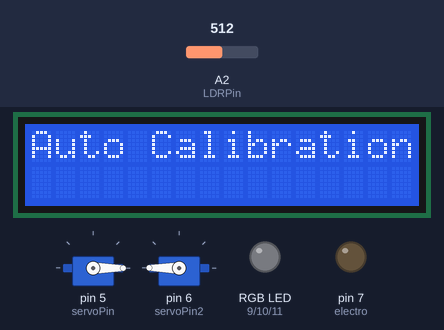
The sketch below on a simulated Arduino Uno, built with avr-gcc and run on an emulated ATmega328P. On the bench: 16×2 character LCD, 2 × servo, an RGB LED mixed from three pins (HIGH = lit), output pins drawn as LEDs (lit = HIGH). Inputs (shaded band) come from the test bench; at power-on: A2 (LDRPin) = 512. Dim RGB values are drawn brighter than linear; what the sketch prints to the serial monitor is not drawn.

Above: at 0.6 s.
At 3.8 s:
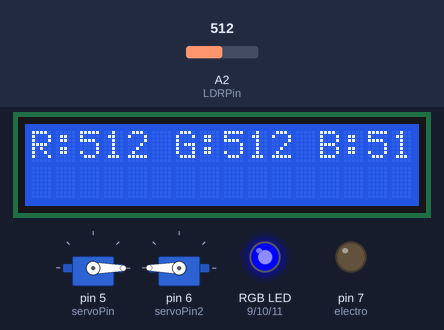
3.9 s: A2 (LDRPin) set to 716
At 6.2 s:
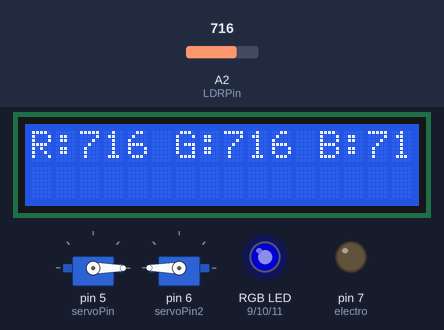
6.3 s: A2 (LDRPin) set to 511
At 8.1 s:
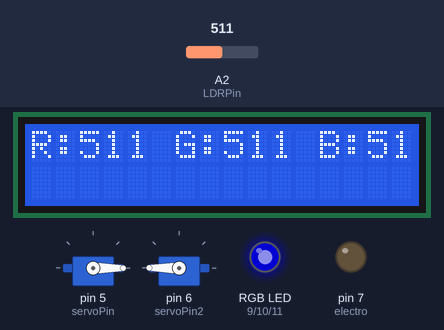
8.2 s: A2 (LDRPin) set to 900
At 18.8 s:
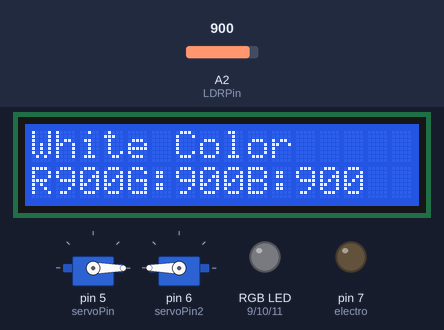
Timing chart, 0 to 19.7 s (numbered marks = the images above; inputs shaded):
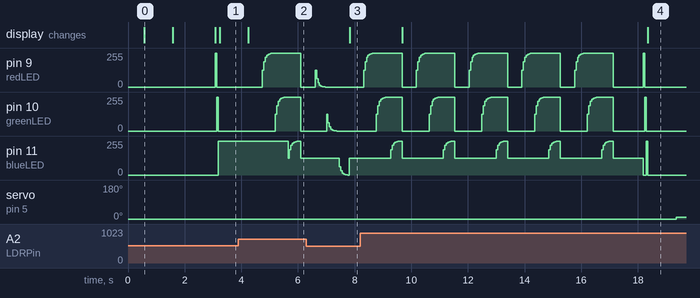

The sketch:

final_6th.ino
```cpp
#include <Servo.h>
#include <LiquidCrystal.h>

Servo servoMotor;
Servo servoMotor2;
const int redLED = 9;
const int greenLED = 10;
const int blueLED = 11;
const int LDRPin = A2;
const int IRSensor = A0;
const int electro = 7;
int servoPin = 5;
int servoPin2 = 6;

String initial_pos = "red";
String final_pos = "blue";
LiquidCrystal lcd(2, 3, 4, 8, 12, 13);
int global_cal_int;
// Function to shine specified color
void shineColor(int redIntensity, int greenIntensity, int blueIntensity)
{
  analogWrite(redLED, redIntensity);
  analogWrite(greenLED, greenIntensity);
  analogWrite(blueLED, blueIntensity);
}

// Function to read LDR value
int readLDR()
{
  analogRead(LDRPin);
  return analogRead(LDRPin);
}

// Function to rotate servo to white patch for calibration
void rotateServoToWhitePatch()
{

  servoMotor.write(0); // Adjust this angle based on white patch location
  delay(500);
  servoMotor.detach();
}


void ManualCalibrate()
{
  rotateServoToWhitePatch();
  delay(1000);

  while (true)
  {
    // Step 1: Shine red, green, and blue colors individually
    int redValue, greenValue, blueValue;

    // Shine red
    shineColor(255, 0, 0);
    delay(100);
    redValue = readLDR();
    redValue = readLDR();
    delay(100);

    // Shine green
    shineColor(0, 255, 0);
    delay(100);
    greenValue = readLDR();
    greenValue = readLDR();
    delay(100);

    // Shine blue
    shineColor(0, 0, 255);
    delay(100);
    blueValue = readLDR();
    blueValue = readLDR();
    delay(100);
    // Step 2: Print the read values to the LCD
    lcd.clear();
    lcd.print(" R");
    lcd.print(redValue);
    lcd.print(" G");
    lcd.print(greenValue);
    lcd.print(" B");
    lcd.print(blueValue);

    // Step 3: Print values to serial for debugging
    Serial.print("R: ");
    Serial.print(redValue);
    Serial.print(" G: ");
    Serial.print(greenValue);
    Serial.print(" B: ");
    Serial.println(blueValue);

    // Serial.print(" ldr: "); Serial.println( readLDR());
    //  Step 4: Wait for stop command (enter '1' in the serial monitor)
    if (Serial.available() > 0)
    {
      char command = Serial.read();
      if (command == '1')
      {
        lcd.clear();
        lcd.print("Calibration Done");
        global_cal_int = blueValue;
        lcd.clear();
        delay(50);
        lcd.print("global value:");
        lcd.setCursor(0, 1);
        lcd.print(global_cal_int);
        delay(200);
        break;
      }
    }

    delay(500);
  }
}

void displayValues(int r, int g, int b) {
  lcd.clear();
  lcd.setCursor(0, 0);
  lcd.print("R:");
  lcd.print(r);
  lcd.print(" G:");
  lcd.print(g);
  lcd.print(" B:");
  lcd.print(b);

  Serial.print("R: ");
  Serial.print(r);
  Serial.print(" G: ");
  Serial.print(g);
  Serial.print(" B: ");
  Serial.println(b);
}

void AutoCalibrate() {
  // Step 1: Position sensor over white patch
  rotateServoToWhitePatch();
  delay(1000);

  // Step 2: Read initial values at maximum LED intensity
  lcd.clear();
  lcd.print("Initial Reading...");

  // Read Red
  shineColor(255, 0, 0);
  int redValue = readLDR();
  redValue = readLDR();

delay(50);
  // Read Green
  shineColor(0, 255, 0);
  int greenValue = readLDR();
   greenValue = readLDR();
delay(50);
  // Read Blue
  shineColor(0, 0, 255);
  int blueValue = readLDR();
  blueValue = readLDR();
delay(50);
  // Display initial values
  displayValues(redValue, greenValue, blueValue);
  delay(1000);

  // Find the maximum value (minimum intensity)
  int maxValue = max(max(redValue, greenValue), blueValue);

  // Variables to store calibrated intensities
  int redIntensity = 255;
  int greenIntensity = 255;
  int blueIntensity = 255;

  lcd.clear();
  lcd.print("Calibrating...");

  // Adjust intensities using binary search
  for (int i = 0; i < 8; i++) { // 8 iterations for precision
    // Adjust red if needed
    if (redValue != maxValue) {
      redIntensity = findIntensity(redLED, maxValue);
    }

    // Adjust green if needed
    if (greenValue != maxValue) {
      greenIntensity = findIntensity(greenLED, maxValue);
    }

    // Adjust blue if needed
    if (blueValue != maxValue) {
      blueIntensity = findIntensity(blueLED, maxValue);
    }

    // Read final values
    shineColor(redIntensity, 0, 0);
    redValue = readLDR();

    shineColor(0, greenIntensity, 0);
    greenValue = readLDR();

    shineColor(0, 0, blueIntensity);
    blueValue = readLDR();

    displayValues(redValue, greenValue, blueValue);
    global_cal_int = blueValue;
    delay(500);
  }

  // Display final calibrated values
  lcd.clear();
  lcd.print("Calibrated!");
  lcd.setCursor(0, 1);
  lcd.print("R:");
  lcd.print(redIntensity);
  lcd.print(" G:");
  lcd.print(greenIntensity);
  lcd.print(" B:");
  lcd.print(blueIntensity);

  Serial.println("Calibration Complete!");
  Serial.print("Final LED intensities - R:");
  Serial.print(redIntensity);
  Serial.print(" G:");
  Serial.print(greenIntensity);
  Serial.print(" B:");
  Serial.println(blueIntensity);
   Serial.print("Final ldr - R:");
  Serial.print(redIntensity);
  Serial.print(" G:");
  Serial.print(greenIntensity);
  Serial.print(" B:");
  Serial.println(blueIntensity);
  displayValues(redValue, greenValue, blueValue);
}
int findIntensity(int ledPin, int targetValue) {
  int low = 0;
  int high = 255;
  int bestIntensity = 255;
  int bestDiff = 1023;

  while (low <= high) {
    int mid = (low + high) / 2;
    analogWrite(ledPin, mid);
    delay(50);
    int currentValue = readLDR();

    int diff = abs(currentValue - targetValue);
    if (diff < bestDiff) {
      bestDiff = diff;
      bestIntensity = mid;
    }

    if (currentValue < targetValue) {
      high = mid - 1;
    } else if (currentValue > targetValue) {
      low = mid + 1;
    } else {
      return mid;
    }
  }
  return bestIntensity;
}

void sweepMotor2(int condition)
{
  int flag = 0;
  while (flag == 0)
  {
     servoMotor2.attach(servoPin2);
    for (int pos = 180; pos >= 90; pos -= 10)
    {
      servoMotor2.write(pos);
      if (analogRead(IRSensor) < 300)
      {
        Serial.println("Object Detected");
        flag = 1;
        if (condition == 1)
        {
          digitalWrite(electro, HIGH);
          Serial.println("Object Held");
          lcd.clear();
          lcd.print("Object Held");
          delay(100);
        }
        else
        {
          digitalWrite(electro, LOW);
          Serial.println("Object Removed");

        }

        delay(2000);
        break;
      }
      delay(50);
    }
    lcd.clear();
    lcd.print("check1");
     for (int pos = servoMotor2.read(); pos <= 180; pos += 10){
       servoMotor2.write(pos);
       delay(50);
      }
      servoMotor2.detach();
   lcd.clear();
    lcd.print("check2");

   delay(1000);
  }
 // delay(2000);


  //servoMotor2.write(180);
//  delay(1000);
}

void DetectColor()
{
  SweepAndDisplayColor(initial_pos);
  sweepMotor2(1);
  Serial.println("going to final destination");

  //delay(2000);
    Serial.println("going to final destination 1");

//  servoMotor.attach(servoPin);
//  Serial.println("going to final destination 2");
//
//
//
//  servoMotor.write(0);
//    Serial.println("going to final destination 3");
 lcd.clear();
 lcd.print("check3->");
// servoMotor.attach(servoPin);
// lcd.print(servoMotor.read());
  delay(100);
 lcd.clear();
 lcd.print("check4");
 servoMotor.attach(servoPin);
for(int  k = servoMotor.read() ; k >=0 ; k-=3){
  servoMotor.write(k);
  Serial.print("this:");
    Serial.print(k);
   Serial.println();
  delay(100);
}
servoMotor.detach();
lcd.clear();
lcd.print("check5");

Serial.println("going to final destination 2");
  delay(3000);
    Serial.println("going to final destination 4");

   servoMotor.detach();
 // Serial.println("going to final destination 5");


  Serial.println("starting to go to final des");
  SweepAndDisplayColor(final_pos);
  sweepMotor2(0);
}

// Function to display color values at each servo position
void SweepAndDisplayColor(String curr_color)
{
  servoMotor.attach(servoPin);
  for (int pos = 0; pos <= 180; pos += 10)
  {

    servoMotor.write(pos);
    delay(500);

    // Read RGB values
    shineColor(255, 0, 0);
    delay(50);
    int redValue = readLDR();

    shineColor(0, 255, 0);
    delay(50);
    int greenValue = readLDR();

    shineColor(0, 0, 255);
    delay(50);
    int blueValue = readLDR();
    shineColor(0, 0, 0);
    // Display values
    lcd.clear();
    lcd.setCursor(0, 0);
    //    lcd.print("Pos: "); lcd.print(pos);
    if ((abs(redValue - blueValue) < 6 && abs(greenValue - blueValue) < 6 && abs(greenValue - redValue) < 6))
    {
      lcd.clear();
      lcd.print("White Color");
    }
    else if (redValue == min(redValue, min(blueValue, greenValue)))
    {
      lcd.clear();
      lcd.print("Red Color");
      if (curr_color == "red")
      {
        break;
      }
    }
    else if (blueValue == min(redValue, min(blueValue, greenValue)))
    {
      lcd.clear();

      lcd.print("Blue Color");
      if (curr_color == "blue")
      {
        break;
      }
    }
    else if (greenValue == min(redValue, min(blueValue, greenValue)))
    {
      lcd.clear();
      lcd.print("Green Color");
      if (curr_color == "green")
      {
        break;
      }
    }

    lcd.setCursor(0, 1);
    lcd.print("R");
    lcd.print(redValue);
    lcd.print("G:");
    lcd.print(greenValue);
    lcd.print("B:");
    lcd.print(blueValue);

    delay(1000);
  }
  servoMotor.detach();
}

void setup()
{
  pinMode(IRSensor, INPUT); // IR Sensor pin INPUT
  pinMode(electro, OUTPUT);
}

void loop()
{
  // Main loop can remain empty as everything is handled in setup for this task.

  Serial.begin(9600);
  lcd.begin(16, 2);
  servoMotor.attach(servoPin);
  servoMotor2.attach(servoPin2);
  servoMotor2.write(180);
  servoMotor.write(0);
  delay(500);
  lcd.print("Select Calibration");
  lcd.setCursor(0, 1);
  lcd.print("1: Manual 2: Auto");


 // lcd.clear();
//  while (true)
//  {
//    if (Serial.available() > 0)
//    {
//      char choice = Serial.read();
//      if (choice == '1')
//      {
//        lcd.clear();
//        lcd.print("Manual Calibration");
//        delay(1000);
//        lcd.clear();
//        ManualCalibrate();
//        break;
//      }
//      else if (choice == '2')
//      {
//        lcd.clear();
//        lcd.print("Auto Calibration");
//        delay(1000);
//        lcd.clear();
//        AutoCalibrate();
//        break;
//      }
//    }
//  }
lcd.clear();
        lcd.print("Auto Calibration");
        delay(1000);
        lcd.clear();
        AutoCalibrate();
  lcd.print("Sweep & Display");
  // SweepAndDisplayColor();
  DetectColor();
//  while(true){}
}
```

Measured:
- after the input at 3.9 s, pin 9 (redLED): rises from 0/255 to 255/255 in 0.40 s, then falls to 0/255 in 0.95 s; pin 10 (greenLED): rises from 0/255 to 255/255 in 0.40 s, then falls to 0/255 in 0.50 s; pin 11 (blueLED): ramps from 127/255 to 255/255 and jumps back, once every 0.45 s; the display: changes after 0.35 s (image 2)
- after the input at 6.3 s, the display: changes after 1.5 s (image 3)
- after the input at 8.2 s, servo on pin 5 (servoPin): 0° → 10° after 11.2 s instead of 10.4 s; the display: first changes after 1.5 s (image 4 shows a later state)
- what the display in image 0 shows lasts 1.0 s, from 0.6 s to 1.6 s
